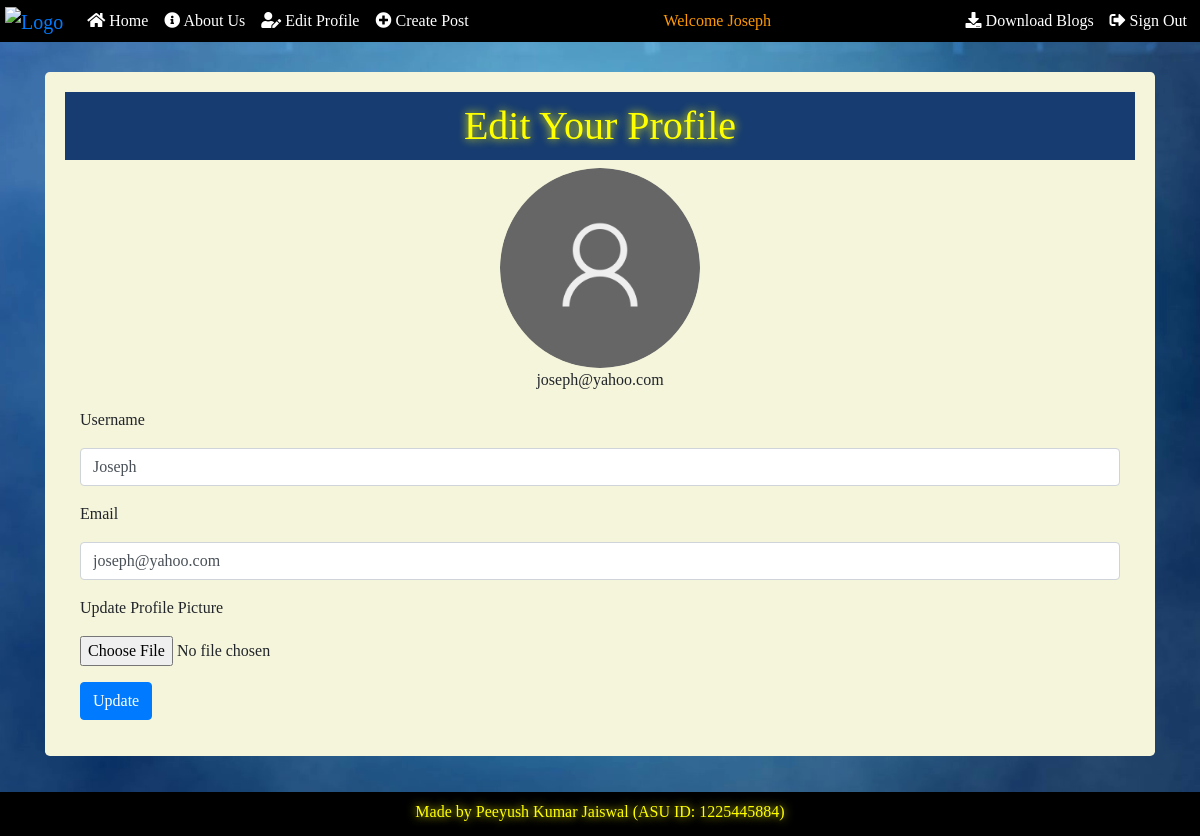
The app's page /account (signed in) with its own data.
### uniVerseFiles/models.py (models this page shows, shortened)
class User(db.Model, UserMixin):
    __tablename__ = 'users'
    id = db.Column(db.Integer, primary_key = True)
    profile_image = db.Column(db.String(20), nullable=False, default='default_profile.png')
    email = db.Column(db.String(64), unique=True, index=True)
    username = db.Column(db.String(64), unique=True, index=True)
    password_hash = db.Column(db.String(128))
    posts = db.relationship('BlogPost', backref='author', lazy=True)

### uniVerseFiles/users/views.py (the view)
@users.route("/account", methods=['GET', 'POST'])
@login_required
def account():
    form = UpdateUserForm()
    if form.validate_on_submit():
        print(form)
        if form.picture.data:
            username = current_user.username
            pic = add_profile_pic(form.picture.data,username)
            current_user.profile_image = pic
        current_user.username = form.username.data
        current_user.email = form.email.data
        db.session.commit()
        flash('User Account Updated')
        return redirect(url_for('users.account'))
    elif request.method == 'GET':
        form.username.data = current_user.username
        form.email.data = current_user.email
    profile_image = url_for('static', filename='profile_pics/' + current_user.profile_image)
    return render_template('account.html', profile_image=profile_image, form=form)

### uniVerseFiles/users/forms.py (shortened to what this page needs)
class UpdateUserForm(FlaskForm):
    email = StringField('Email', validators=[DataRequired(), Email()])
    username = StringField('Username', validators=[DataRequired()])
    picture = FileField('Update Profile Picture', validators=[FileAllowed(['jpg', 'png'])])
    submit = SubmitField('Update')

### uniVerseFiles/models.py (called while the page is built)
@login_manager.user_loader
def load_user(user_id):
    return User.query.get(user_id)

### uniVerseFiles/templates/account.html (shortened to what this page needs)
{% extends "base.html" %}
{% block content %}
<div class="jumbotron custom-container">
  <div align="center">
    <h1 class="custom-heading">Edit Your Profile</h1>
    <img align="center" style="border-radius: 50%; width: auto;" src="{{ url_for('static', filename='profile_pics/' + current_user.profile_image) }}" height="200" />
    <p>{{ current_user.email }}</p>
  </div>
  <div class="container">
    <form method="POST" action="" enctype="multipart/form-data">
      <div class="form-group">
        {{ form.username.label(class="form-group") }}
        {{ form.username(class='form-control') }}
      </div>
      <div class="form-group">
        {{ form.email.label(class="form-group") }}
        {{ form.email(class='form-control') }}
      </div>
      <div class="form-group">
        {{ form.picture.label(class="form-group") }}
        {{ form.picture(class="form-control-file") }}
      </div>
      <div class="form-group">
        {{ form.submit(class="btn btn-primary") }}
      </div>
    </form>
  </div>
</div>
{% endblock content %}

### uniVerseFiles/templates/base.html (shortened to what this page needs)
<!DOCTYPE html>
<html>
<head>
  <link rel="stylesheet" href="https://maxcdn.bootstrapcdn.com/bootstrap/4.0.0/css/bootstrap.min.css"
 />
  <link rel="stylesheet" href="https://use.fontawesome.com/releases/v5.15.4/css/all.css">
</head>
<body>
  <nav class="navbar navbar-expand-lg fixed-top">
    <a class="navbar-brand" href="{{ url_for('core.index') }}">
      <img src="{{ url_for('static', filename='logo1.png') }}" style="height: 1em; width: 4em;" alt="Logo" />
    </a>
    <div class="collapse navbar-collapse" id="navbarText">
      <ul class="navbar-nav mr-auto">
        <li class="nav-item">
          <a class="nav-link" href="{{ url_for('core.index') }}"><i class="fas fa-home"></i> Home </a>
        </li>
        <li class="nav-item">
          <a class="nav-link" href="{{ url_for('core.info') }}"><i class="fas fa-info-circle"></i> About Us</a>
        </li>
        {% if current_user.is_authenticated %}
        <li class="nav-item">
          <a class="nav-link" href="{{ url_for('users.account') }}"><i class="fas fa-user-edit"></i> Edit
            Profile</a>
        </li>
        <li class="nav-item">
          <a class="nav-link" href="{{ url_for('blog_posts.create_post') }}"><i class="fas fa-plus-circle"></i> Create
            Post</a>
        </li>
        {% endif %}
      </ul>
      {% if current_user.is_authenticated %}
      <ul class="navbar-nav mx-auto">
        <li class="nav-item">
          <span class="nav-link" style="color: #ff9900;">Welcome
            {{ current_user.username }}</span>
        </li>
      </ul>
      {% endif %}
      <ul class="navbar-nav ml-auto">
        {% if current_user.is_authenticated %}
        <li class="nav-item">
          <a class="nav-link" href="{{ url_for('blog_posts.download_posts') }}"><i class="fas fa-download"></i> Download
            Blogs</a>
        </li>
        <li class="nav-item">
          <a class="nav-link" href="{{ url_for('users.logout') }}"><i class="fas fa-sign-out-alt"></i> Sign Out</a>
        </li>
        {% endif %}
      </ul>
    </div>
  </nav>
  <br /><br /><br />
  <div class="container">{% block content %} {% endblock %}</div>
  <br /><br />
  <footer class="text-muted py-2 fixed-bottom" style="background-color: black; color: white; text-align: center;">
    <div class="container">
      <p class="mb-1" style="color: yellow; text-shadow: 0 0 10px yellow;">Made by Peeyush Kumar Jaiswal (ASU ID: 1225445884)</p>
    </div>
  </footer>
</body>
</html>

### uniVerseFiles/templates/base.html (style rules this page uses)
html, body { height: 100%; margin: 0; font-family: 'Times New Roman', serif; }
body { background-image: url('../static/bg.png'); background-size: cover; background-position: center; background-repeat: no-repeat; background-attachment: fixed; }
.navbar { background-color: black; color: white; min-height: 40px; display: flex; align-items: center; justify-content: space-between; padding: 0 5px; }
.nav-link { color: white; padding: 0 5px; }
.navbar-nav { display: flex; align-items: center; }
.custom-container { text-align: justify; background-color: #f5f5dc; padding: 20px; }
.custom-heading { color: yellow; text-shadow: 0 0 10px yellow; text-align: center; background-color: #163c71; padding: 10px; }

### records on screen
User: username "Joseph", profile_image (placeholder picture), email "joseph@yahoo.com"
